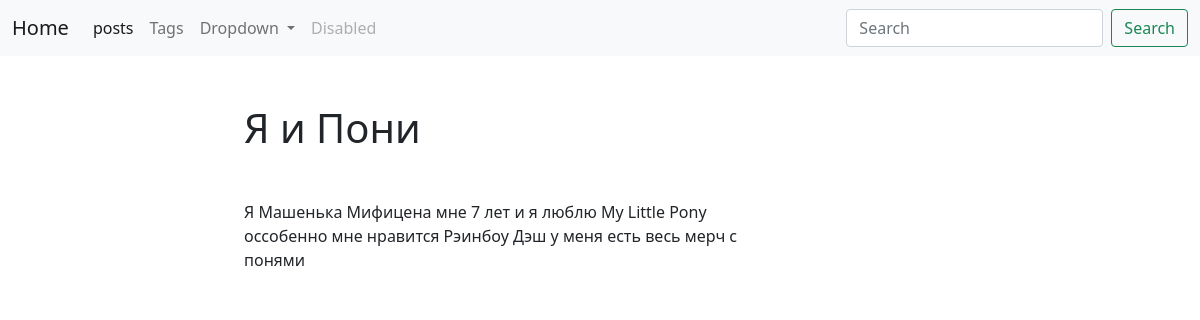
/blog/post/Cool/, run on the app's committed database.
### blog/models.py (models this page shows, shortened)
class Post(models.Model):
    title=models.CharField(max_length=150,db_index=True)
    slug=models.SlugField(max_length=150,unique=True,blank=True)
    body=models.TextField(blank=True,db_index=True)
    tags=models.ManyToManyField('Tag',blank=True, related_name='posts')
    date_pub=models.DateTimeField(auto_now_add=True)

### blog/views.py (the view)
# urls.py: path('post/<str:slug>/', PostDetail.as_view(), name='post_detail_url'),
class PostDetail(ObjectDetailMixin, View):
    model=Post
    template= 'blog/post_detail.html'

### blog/utils.py (called while the page is built)
    def get(self,request,slug):
        object = get_object_or_404(self.model,slug__iexact=slug)
        return render(request, self.template , context={self.model.__name__.lower(): object})

### blog/templates/blog/post_detail.html (shortened to what this page needs)
{% extends 'blog/base_blog.html' %}
{% block content %}
<h1 class="mb-5">{{post.title}}</h1>
<p>{{post.body}}</p>
{% endblock %}

### data on the page
Post: title "Я и Пони", body "Я Машенька Мифицена мне 7 лет и я люблю My Little Pony оссобенно мне нравится Рэинбоу Дэш у меня есть весь мерч с понями"
